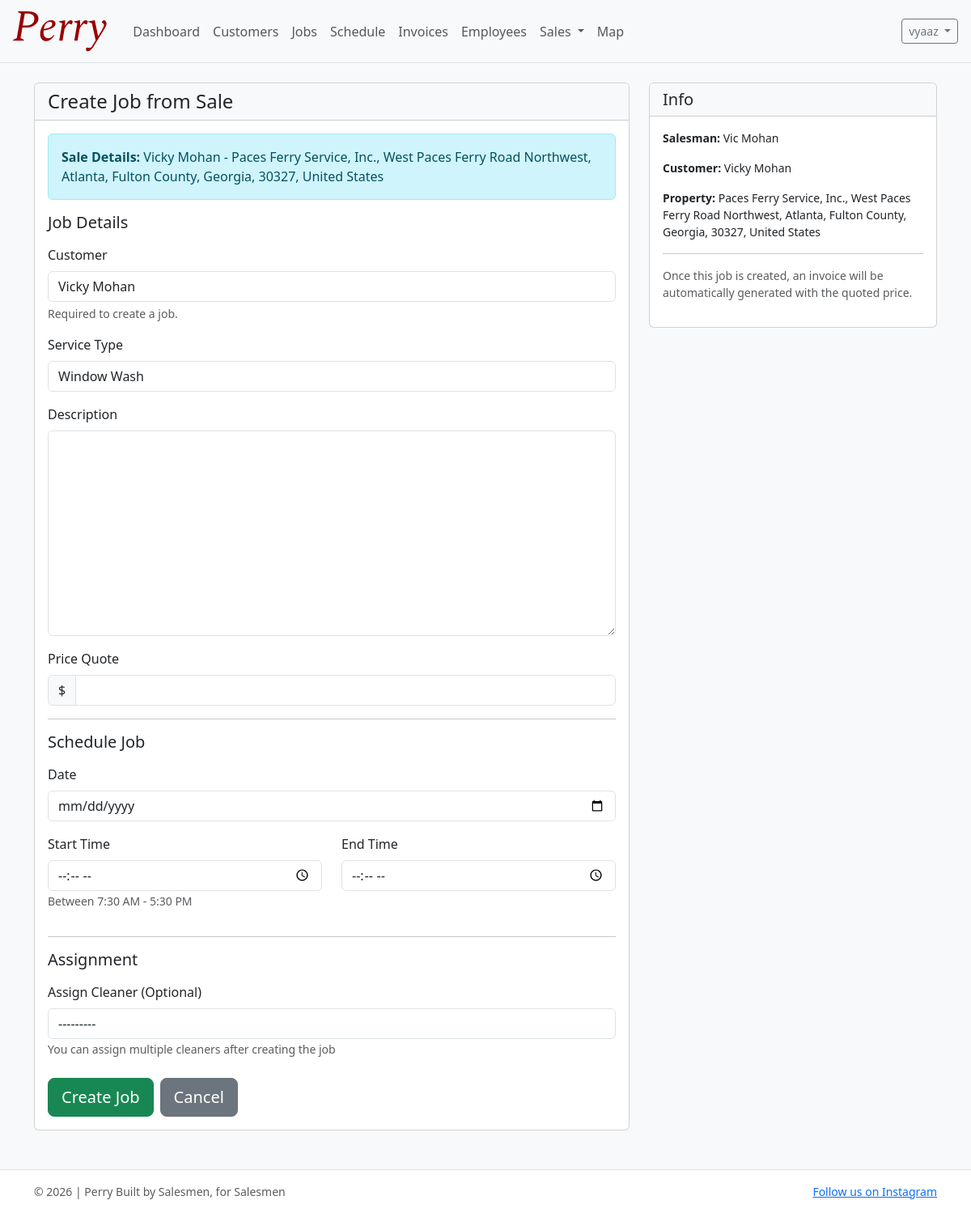
Screenshot of /sales/sale/2/to-job/ (signed in) with the database file from the repository.
### accounts/models.py (models this page shows, shortened)
class User(AbstractUser):
    email = models.EmailField(blank=True)
    phone_number = models.CharField(max_length=30, blank=True)
    role = models.CharField(max_length=20, choices=UserRole.choices, default=UserRole.SELLER)
    profile_image = models.ImageField(upload_to="profile_pics/", null=True, blank=True)
    commission_tier = models.CharField(
        max_length=20, choices=CommissionTier.choices, default=CommissionTier.AMATEUR
    )
    commission_override_percentage = models.DecimalField(
        max_digits=5,
        decimal_places=2,
        null=True,
        blank=True,
        help_text="If set, overrides the tier percentage (e.g. 12.5 for 12.5%).",
    )
    hire_date = models.DateField(null=True, blank=True, default=timezone.now)
    def get_full_name(self) -> str:  # type: ignore[override]
        full = f"{self.first_name} {self.last_name}".strip()
        return full or self.username

### sales/models.py (models this page shows, shortened)
class Sale(models.Model):
    user = models.ForeignKey(settings.AUTH_USER_MODEL, on_delete=models.PROTECT, related_name="sales")
    house = models.ForeignKey("geolocation.House", on_delete=models.CASCADE, related_name="sales")
    customer = models.ForeignKey("customers.Customer", on_delete=models.CASCADE, related_name="sales", null=True, blank=True)
    status = models.CharField(max_length=20, choices=SaleStatus.choices, default=SaleStatus.NO_ANSWER)
    quote_price = models.DecimalField(max_digits=10, decimal_places=2, null=True, blank=True)
    open_day = models.DateTimeField(null=True, blank=True, help_text="Scheduled open day if customer agreed")
    notes = models.TextField(blank=True)
    created_at = models.DateTimeField(auto_now_add=True)
    updated_at = models.DateTimeField(auto_now=True)
    class Meta:
        ordering = ["-created_at"]
        verbose_name_plural = "Sales"

### customers/models.py (models this page shows, shortened)
class Customer(models.Model):
    first_name = models.CharField(max_length=80)
    last_name = models.CharField(max_length=80)
    phone = models.CharField(max_length=30, blank=True)
    email = models.EmailField(blank=True)
    address = models.CharField(max_length=255, blank=True)
    city = models.CharField(max_length=120, blank=True)
    state = models.CharField(max_length=60, blank=True)
    zip_code = models.CharField(max_length=20, blank=True)
    notes = models.TextField(blank=True)
    first_job_date = models.DateField(null=True, blank=True)
    created_at = models.DateTimeField(auto_now_add=True)
    updated_at = models.DateTimeField(auto_now=True)
    class Meta:
        ordering = ["last_name", "first_name"]
    def __str__(self) -> str:
        return f"{self.first_name} {self.last_name}".strip()

### geolocation/models.py (models this page shows, shortened)
class House(models.Model):
    address = models.CharField(max_length=255)
    latitude = models.DecimalField(max_digits=9, decimal_places=6)
    longitude = models.DecimalField(max_digits=9, decimal_places=6)
    status = models.CharField(max_length=20, choices=HouseStatus.choices, default=HouseStatus.NO_ANSWER)
    created_by = models.ForeignKey(
        settings.AUTH_USER_MODEL, on_delete=models.PROTECT, related_name="houses"
    )
    created_at = models.DateTimeField(auto_now_add=True)
    class Meta:
        ordering = ["-created_at"]

### sales/views.py (the view)
# urls.py: path("sale/<int:pk>/to-job/", sale_to_job, name="sale_to_job"),
@role_required("MANAGER", "SELLER")
def sale_to_job(request, pk: int):
    sale = get_object_or_404(Sale, pk=pk)
    if request.method == "POST":
        form = SaleJobForm(request.POST)
        if form.is_valid():
            customer = form.cleaned_data["customer"]
            job = Job.objects.create(
                customer=customer,
                sale=sale,
                created_by=sale.user,
                job_type=form.cleaned_data.get("job_type"),
                scheduled_date=form.cleaned_data.get("scheduled_date"),
                scheduled_start_time=form.cleaned_data.get("scheduled_start_time"),
                scheduled_end_time=form.cleaned_data.get("scheduled_end_time"),
                assigned_cleaner=form.cleaned_data.get("assigned_cleaner"),
                price=form.cleaned_data.get("price"),
                description=form.cleaned_data.get("description"),
                status="SCHEDULED",
            )
            messages.success(request, f"Job created from sale!")
            return redirect("job_detail", pk=job.pk)
    else:
        initial = {"customer": sale.customer, "price": sale.quote_price}
        if request.GET.get("date"):
            initial["scheduled_date"] = request.GET.get("date")
        if request.GET.get("start"):
            initial["scheduled_start_time"] = request.GET.get("start")
        if request.GET.get("end"):
            initial["scheduled_end_time"] = request.GET.get("end")
        form = SaleJobForm(initial=initial)
    return render(request, "sales/sale_to_job.html", {"form": form, "sale": sale})

### accounts/permissions.py (called while the page is built)
def role_required(*roles: str):
    def decorator(view_func):
        @login_required
        @wraps(view_func)
        def _wrapped(request: HttpRequest, *args, **kwargs) -> HttpResponse:
            user_role = getattr(request.user, "role", None)
            if user_role in roles:
                return view_func(request, *args, **kwargs)
            if user_role == "BOTH" and ("SELLER" in roles or "CLEANER" in roles):
                return view_func(request, *args, **kwargs)
            return redirect("dashboard")
        return _wrapped
    return decorator

### templates/sales/sale_to_job.html (shortened to what this page needs)
{% extends "base.html" %}
{% block extra_head %}
<link rel="stylesheet" href="https://code.jquery.com/ui/1.13.2/themes/base/jquery-ui.css">
{% endblock %}
{% block content %}
<div class="row">
  <div class="col-md-8">
    <div class="card mb-4">
      <div class="card-header bg-light">
        <h4 class="card-title mb-0">Create Job from Sale</h4>
      </div>
      <div class="card-body">
        <div class="alert alert-info" role="alert">
          <strong>Sale Details:</strong> {{ sale.customer }} - {{ sale.house.address }}
        </div>
        <form method="post" class="needs-validation">
          <h5 class="mb-3">Job Details</h5>
          <div class="mb-3">
            <label for="{{ form.customer.id_for_label }}" class="form-label">Customer</label>
            {{ form.customer }}
            <small class="text-muted d-block mt-1">{{ form.customer.help_text }}</small>
          </div>
          <div class="mb-3">
            <label for="{{ form.job_type.id_for_label }}" class="form-label">Service Type</label>
            {{ form.job_type }}
          </div>
          <div class="mb-3">
            <label for="{{ form.description.id_for_label }}" class="form-label">Description</label>
            {{ form.description }}
          </div>
          <div class="mb-3">
            <label for="{{ form.price.id_for_label }}" class="form-label">Price Quote</label>
            <div class="input-group">
              <span class="input-group-text">$</span>
              {{ form.price }}
            </div>
          </div>
          <hr>
          <h5 class="mb-3">Schedule Job</h5>
          <div class="mb-3">
            <label for="{{ form.scheduled_date.id_for_label }}" class="form-label">Date</label>
            {{ form.scheduled_date }}
          </div>
          <div class="row">
            <div class="col-md-6 mb-3">
              <label for="{{ form.scheduled_start_time.id_for_label }}" class="form-label">Start Time</label>
              {{ form.scheduled_start_time }}
              <small class="text-muted">Between 7:30 AM - 5:30 PM</small>
            </div>
            <div class="col-md-6 mb-3">
              <label for="{{ form.scheduled_end_time.id_for_label }}" class="form-label">End Time</label>
              {{ form.scheduled_end_time }}
            </div>
          </div>
          <hr>
          <h5 class="mb-3">Assignment</h5>
          <div class="mb-4">
            <label for="{{ form.assigned_cleaner.id_for_label }}" class="form-label">Assign Cleaner (Optional)</label>
            {{ form.assigned_cleaner }}
            <small class="text-muted">You can assign multiple cleaners after creating the job</small>
          </div>
          <div class="d-flex gap-2">
            <button type="submit" class="btn btn-success btn-lg">Create Job</button>
            <a href="{% url 'sale_detail' sale.id %}" class="btn btn-secondary btn-lg">Cancel</a>
          </div>
        </form>
      </div>
    </div>
  </div>
  <div class="col-md-4">
    <div class="card sticky-top" style="top: 1rem;">
      <div class="card-header bg-light">
        <h5 class="card-title mb-0">Info</h5>
      </div>
      <div class="card-body small">
        <p><strong>Salesman:</strong> {{ sale.user.get_full_name }}</p>
        <p><strong>Customer:</strong> {{ sale.customer }}</p>
        <p><strong>Property:</strong> {{ sale.house.address }}</p>
        <hr>
        <p class="text-muted">
          Once this job is created, an invoice will be automatically generated with the quoted price.
        </p>
      </div>
    </div>
  </div>
</div>
{% endblock %}

### templates/base.html (shortened to what this page needs)
{% load static %}
<!doctype html>
<html lang="en">
  <head>
    <link
      href="https://cdn.jsdelivr.net/npm/bootstrap@5.3.3/dist/css/bootstrap.min.css"
      rel="stylesheet"
    />
    {% block extra_head %}{% endblock %}
  </head>
  <body class="d-flex flex-column min-vh-100 bg-light">
    <nav class="navbar navbar-expand-lg bg-body-tertiary border-bottom">
      <div class="container-fluid px-3">
        <a class="navbar-brand" href="{% url 'dashboard' %}">
          <img src="{% static 'images/PerryLogoOfficial.svg' %}" alt="Perry" height="50" class="d-inline-block align-text-top me-2" />
        </a>
        <div class="collapse navbar-collapse" id="navbarMain">
          <ul class="navbar-nav me-auto mb-2 mb-lg-0">
            <li class="nav-item">
              <a class="nav-link" href="{% url 'dashboard' %}">Dashboard</a>
            </li>
            <li class="nav-item">
              <a class="nav-link" href="{% url 'customer_list' %}">Customers</a>
            </li>
            <li class="nav-item">
              <a class="nav-link" href="{% url 'job_list' %}">Jobs</a>
            </li>
            <li class="nav-item">
              <a class="nav-link" href="{% url 'schedule_list' %}">Schedule</a>
            </li>
            <li class="nav-item">
              <a class="nav-link" href="{% url 'invoice_list' %}">Invoices</a>
            </li>
            {% if user.is_authenticated %}
              <li class="nav-item">
                <a class="nav-link" href="{% url 'employees_list' %}">Employees</a>
              </li>
            {% endif %}
            {% if user.is_authenticated %}
              <li class="nav-item dropdown">
                <a class="nav-link dropdown-toggle" href="#" role="button" data-bs-toggle="dropdown" aria-expanded="false">
                  Sales
                </a>
              </li>
            {% endif %}
            <li class="nav-item">
              <a class="nav-link" href="{% url 'map' %}">Map</a>
            </li>
          </ul>
          <div class="d-flex gap-2">
            {% if user.is_authenticated %}
              <div class="dropdown">
                <button class="btn btn-outline-secondary btn-sm dropdown-toggle" data-bs-toggle="dropdown">
                  {{ user.get_full_name|default:user.username }}
                </button>
              </div>
            {% else %}
              <a class="btn btn-outline-secondary btn-sm" href="{% url 'register' %}">Sign Up</a>
              <a class="btn btn-primary btn-sm" href="{% url 'login' %}">Login</a>
            {% endif %}
          </div>
        </div>
      </div>
    </nav>
    <main class="flex-grow-1">
      <div class="container py-4">
        {% block content %}{% endblock %}
      </div>
    </main>
    <footer class="border-top bg-white">
      <div class="container py-3 small text-muted d-flex justify-content-between gap-3 flex-wrap">
        <span>&copy; {% now "Y" %} | Perry Built by Salesmen, for Salesmen</span>
        <span><a href="https://www.instagram.com/collegiatecleanersllc" target="_blank">Follow us on Instagram</a></span>
      </div>
    </footer>
  </body>
</html>

### rows the page displays
User: get_full_name "vyaaz"
Sale: customer "Vicky Mohan", house.address "Paces Ferry Service, Inc., West Paces Ferry Road Northwest, Atlanta, Fulton County, Georgia, 30327, United States", user.get_full_name "Vic Mohan"
